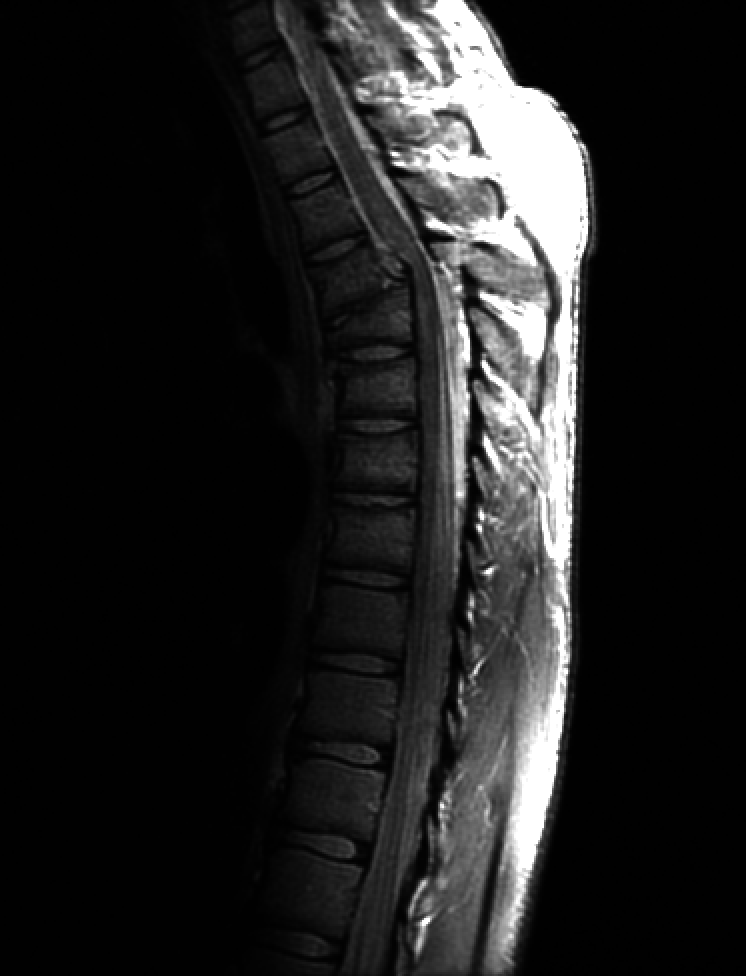
%> input picture Matlab/2-1.tif, 746 x 976 px
$ octave test_t_1.m   (GNU Octave 9; MATLAB toolbox functions it lacks are replaced by stand-ins)
%> lines starting %> are read from the running program, lines starting %| are printed output that depends on the picture
I=imread('2-1.tif');
%> I is the input picture: size 976x746 uint8; min 0, max 255, mean 32.6
figure(2);
subplot(1,2,1);
imshow(I);
J=histeq(I);
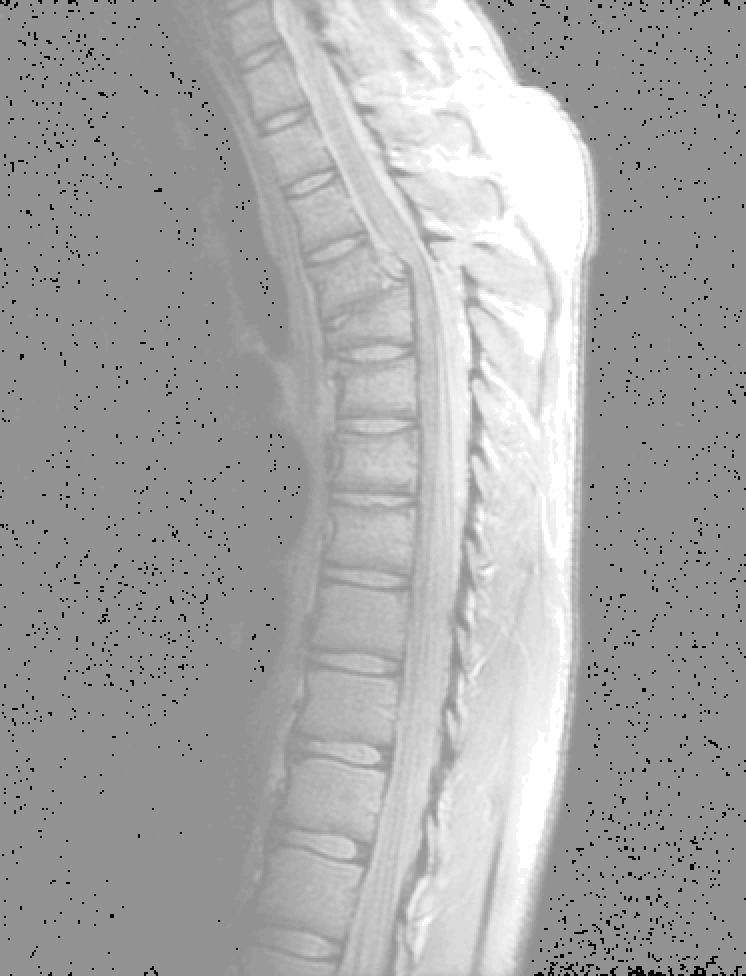
%> J: size 976x746 uint8; min 0, max 255, mean 167.3
subplot(1,2,2);
imshow(J);
figure(3);
imhist(J);
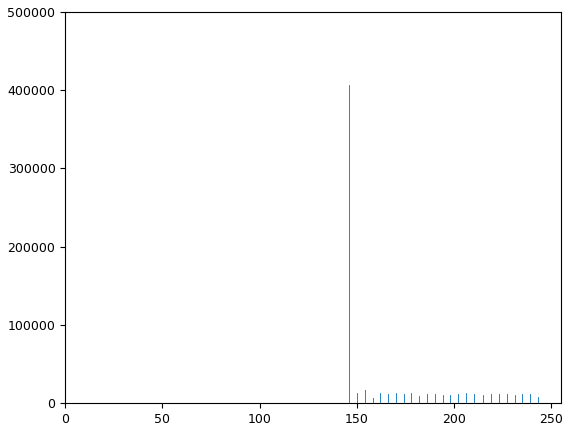
%> figure redrawn from the program's plot data; highest point at x = 146, y = 407152

$ run again, with Matlab/1-1.tif copied over Matlab/2-1.tif
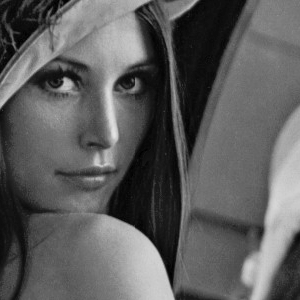
%> input picture Matlab/1-1.tif, 300 x 300 px
%> I is the input picture: size 300x300 uint8; min 0, max 228, mean 93.3
%> `J=histeq(I);`:
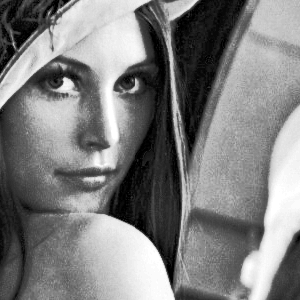
%> J: size 300x300 uint8; min 0, max 255, mean 126.8
%> `imhist(J);`:
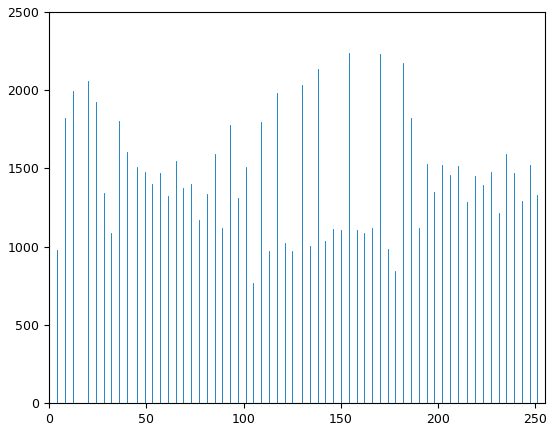
%> figure redrawn from the program's plot data; highest point at x = 154, y = 2237

$ run again, with Matlab/1-2.tif copied over Matlab/2-1.tif
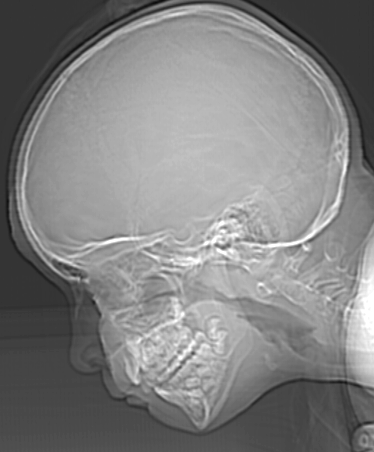
%> input picture Matlab/1-2.tif, 374 x 452 px
%> I is the input picture: size 452x374 uint8; min 12, max 255, mean 129.4
%> `J=histeq(I);`:
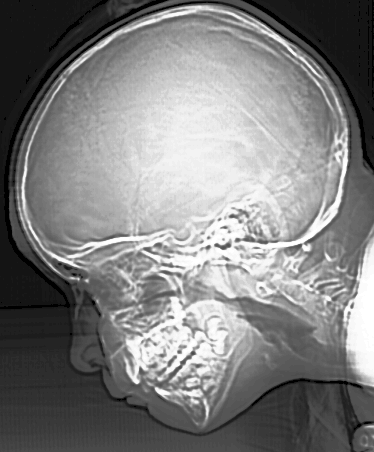
%> J: size 452x374 uint8; min 0, max 255, mean 127.8
%> `imhist(J);`:
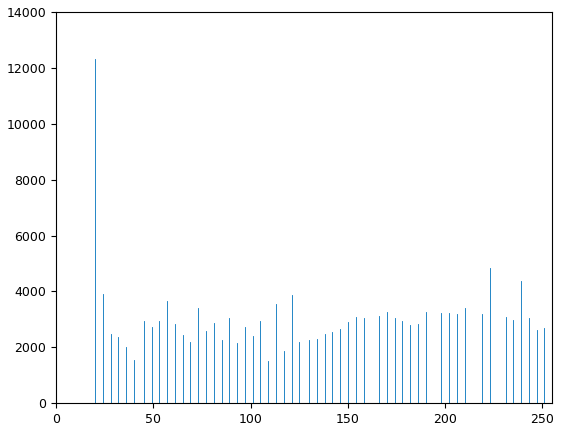
%> figure redrawn from the program's plot data; highest point at x = 20, y = 12310

$ run again, with Matlab/10-1.tif copied over Matlab/2-1.tif
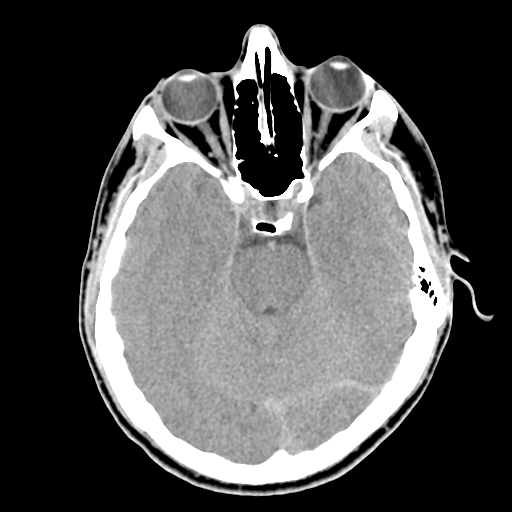
%> input picture Matlab/10-1.tif, 512 x 512 px
%> I is the input picture: size 512x512 uint8; min 0, max 255, mean 80.4
%> `J=histeq(I);`:
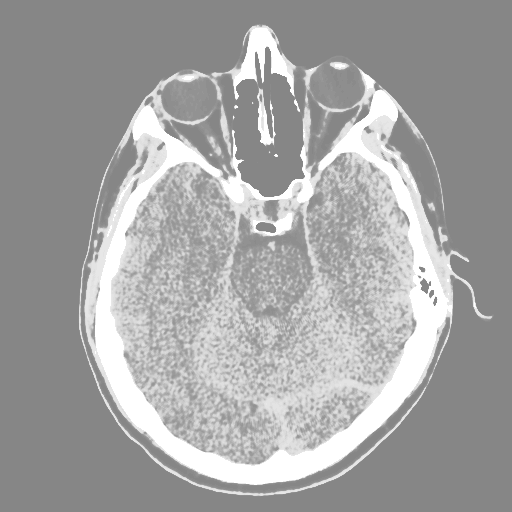
%> J: size 512x512 uint8; min 134, max 255, mean 163.8
%> `imhist(J);`:
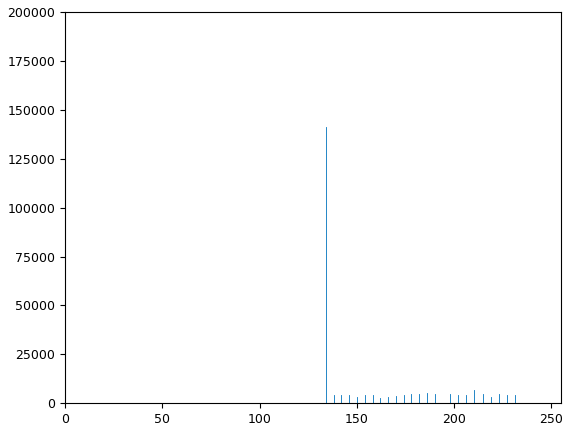
%> figure redrawn from the program's plot data; highest point at x = 134, y = 141214
